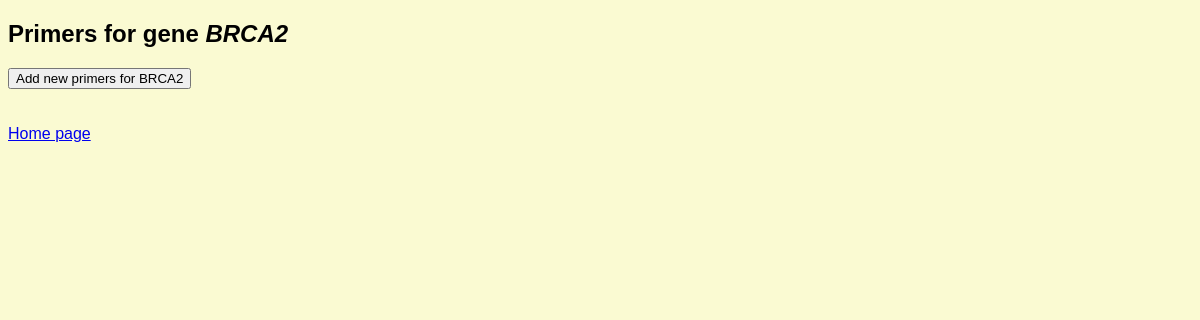
The app's page /pairs/BRCA2, older data.
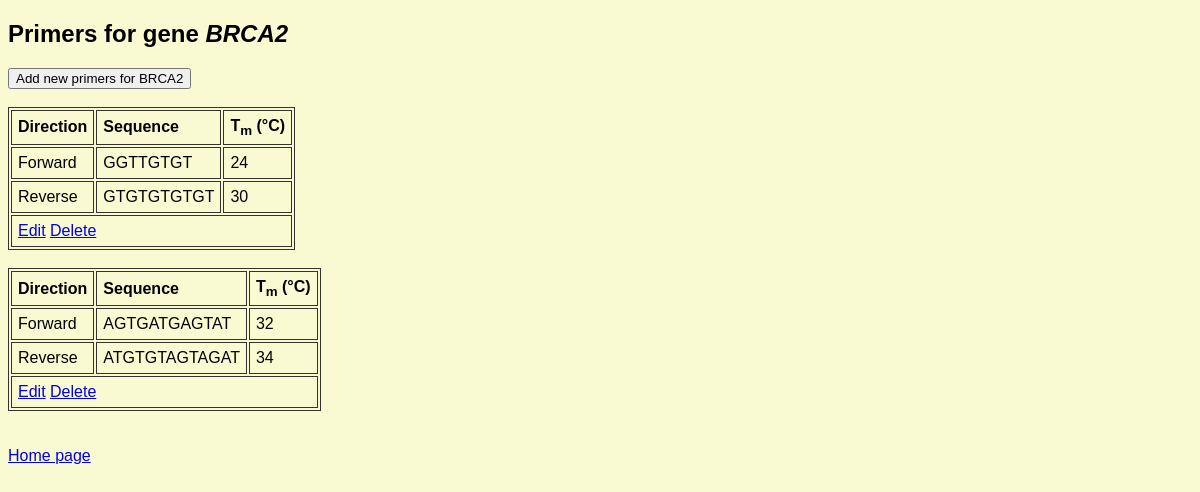
The same page, newer data.
### tables this page shows
CREATE TABLE primers (
            primers_id INTEGER PRIMARY KEY AUTOINCREMENT,
            gene_id TEXT NOT NULL,
            forward_sequence TEXT NOT NULL,
            reverse_sequence TEXT NOT NULL,
            forward_tm FLOAT NOT NULL,
            reverse_tm FLOAT NOT NULL,
            FOREIGN KEY (gene_id) REFERENCES genes(gene_id)
        );

### app/app.py (the view)
@app.route('/pairs/<gene_id>')
def pairs(gene_id):
    db = get_db()
    cursor = db.execute(
        'SELECT primers_id FROM primers WHERE gene_id = ? ORDER BY primers_id;',
        (gene_id,))
    primer_ids = [row[0] for row in cursor.fetchall()]
    primers = [Primers.get(pid, db) for pid in primer_ids]
    return render_template('pairs.html', gene_id=gene_id, primers=primers)

### app/app.py (called while the page is built)
def get_db():
    if 'db' not in g:
        g.db = sqlite3.connect(os.path.join(os.path.dirname(__file__),
                                            "../data/primers_db.db"))
    return g.db

### app/models/primers.py (called while the page is built)
    @staticmethod
    def get(gene_id: str, con: sqlite3.Connection):
        cursor = con.execute('SELECT * FROM genes where gene_id=?;', (gene_id,))
        genes_row = cursor.fetchone()
        if not genes_row:
            return None
        g = Gene(*genes_row[:2])
        g._saved = True
        return g

    @property
    def primers_id(self):
        return self._primers_id

    @property
    def fwd_seq(self):
        return self._fwd_seq

    @property
    def rev_seq(self):
        return self._rev_seq

    @property
    def fwd_tm(self):
        return self._fwd_tm

    @property
    def rev_tm(self):
        return self._rev_tm

    @staticmethod
    def _calculate_tm(sequence) -> float:
        sequence = sequence.upper()
        a = sequence.count('A')
        t = sequence.count('T')
        g = sequence.count('G')
        c = sequence.count('C')
        return 2 * (a + t) + 4 * (g + c)

### app/templates/pairs.html (shortened to what this page needs)
{% extends 'layout.html' %}
{% block info %}
  <h2>Primers for gene <i>{{ gene_id }}</i></h2>
{% endblock %}
{% block content %}
<div class="add-primer-container">
  <button onclick="location.href='{{ url_for('add', gene_id=gene_id) }}'">
    Add new primers for {{ gene_id }}
  </button>
</div> <br>
  {% for p in primers %}
  <table class="primer-table">
    <thead>
      <tr>
        <th>Direction</th>
        <th>Sequence</th>
        <th>T<sub>m</sub> (°C)</th>
      </tr>
    </thead>
    <tbody>
      <tr>
        <td>Forward</td>
        <td>{{ p.fwd_seq }}</td>
        <td>{{ p.fwd_tm }}</td>
      </tr>
      <tr>
        <td>Reverse</td>
        <td>{{ p.rev_seq }}</td>
        <td>{{ p.rev_tm }}</td>
      </tr>
      <tr class="actions-row">
        <td colspan="3">
          <a href="{{ url_for('edit', primers_id=p.primers_id) }}">Edit</a>
          <a href="{{ url_for('delete_primers', primers_id=p.primers_id) }}">Delete</a>
        </td>
      </tr>
    </tbody>
  </table><br>
  {% endfor %}
{% endblock %}

Row changes from the older to the newer data that the page shows:
added primers: fwd_seq "GGTTGTGT", fwd_tm "24", rev_seq "GTGTGTGTGT", rev_tm "30"
added primers: fwd_seq "AGTGATGAGTAT", fwd_tm "32", rev_seq "ATGTGTAGTAGAT", rev_tm "34"
